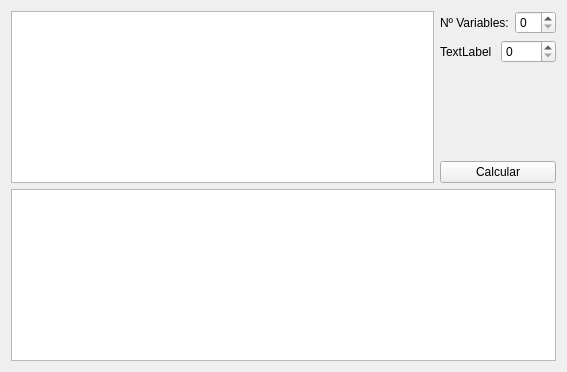
<?xml version="1.0" encoding="UTF-8"?>
<ui version="4.0">
 <class>MainWindow</class>
 <widget class="QMainWindow" name="MainWindow">
  <property name="geometry">
   <rect>
    <x>0</x>
    <y>0</y>
    <width>567</width>
    <height>372</height>
   </rect>
  </property>
  <property name="windowTitle">
   <string>MainWindow</string>
  </property>
  <widget class="QWidget" name="centralWidget">
   <layout class="QVBoxLayout" name="verticalLayout_2">
    <item>
     <layout class="QHBoxLayout" name="horizontalLayout_2">
      <item>
       <widget class="QTableWidget" name="tbl_matriz">
        <property name="maximumSize">
         <size>
          <width>16777215</width>
          <height>16777215</height>
         </size>
        </property>
        <property name="layoutDirection">
         <enum>Qt::LeftToRight</enum>
        </property>
        <property name="editTriggers">
         <set>QAbstractItemView::AllEditTriggers</set>
        </property>
       </widget>
      </item>
      <item>
       <layout class="QVBoxLayout" name="verticalLayout">
        <item>
         <layout class="QHBoxLayout" name="horizontalLayout">
          <property name="sizeConstraint">
           <enum>QLayout::SetMaximumSize</enum>
          </property>
          <item>
           <widget class="QLabel" name="label">
            <property name="maximumSize">
             <size>
              <width>16777215</width>
              <height>16777215</height>
             </size>
            </property>
            <property name="text">
             <string>Nº Variables:</string>
            </property>
           </widget>
          </item>
          <item>
           <widget class="QSpinBox" name="spinBox"/>
          </item>
         </layout>
        </item>
        <item>
         <layout class="QHBoxLayout" name="horizontalLayout_3">
          <item>
           <widget class="QLabel" name="label_2">
            <property name="text">
             <string>TextLabel</string>
            </property>
           </widget>
          </item>
          <item>
           <widget class="QSpinBox" name="spinBox_2"/>
          </item>
         </layout>
        </item>
        <item>
         <widget class="QLabel" name="label_3">
          <property name="text">
           <string/>
          </property>
         </widget>
        </item>
        <item>
         <spacer name="verticalSpacer">
          <property name="orientation">
           <enum>Qt::Vertical</enum>
          </property>
          <property name="sizeType">
           <enum>QSizePolicy::MinimumExpanding</enum>
          </property>
          <property name="sizeHint" stdset="0">
           <size>
            <width>20</width>
            <height>20</height>
           </size>
          </property>
         </spacer>
        </item>
        <item>
         <widget class="QPushButton" name="pushButton">
          <property name="maximumSize">
           <size>
            <width>16777215</width>
            <height>16777215</height>
           </size>
          </property>
          <property name="text">
           <string>Calcular</string>
          </property>
         </widget>
        </item>
       </layout>
      </item>
     </layout>
    </item>
    <item>
     <widget class="QTableWidget" name="tblResultado"/>
    </item>
   </layout>
  </widget>
 </widget>
 <layoutdefault spacing="6" margin="11"/>
 <resources/>
 <connections/>
</ui>
